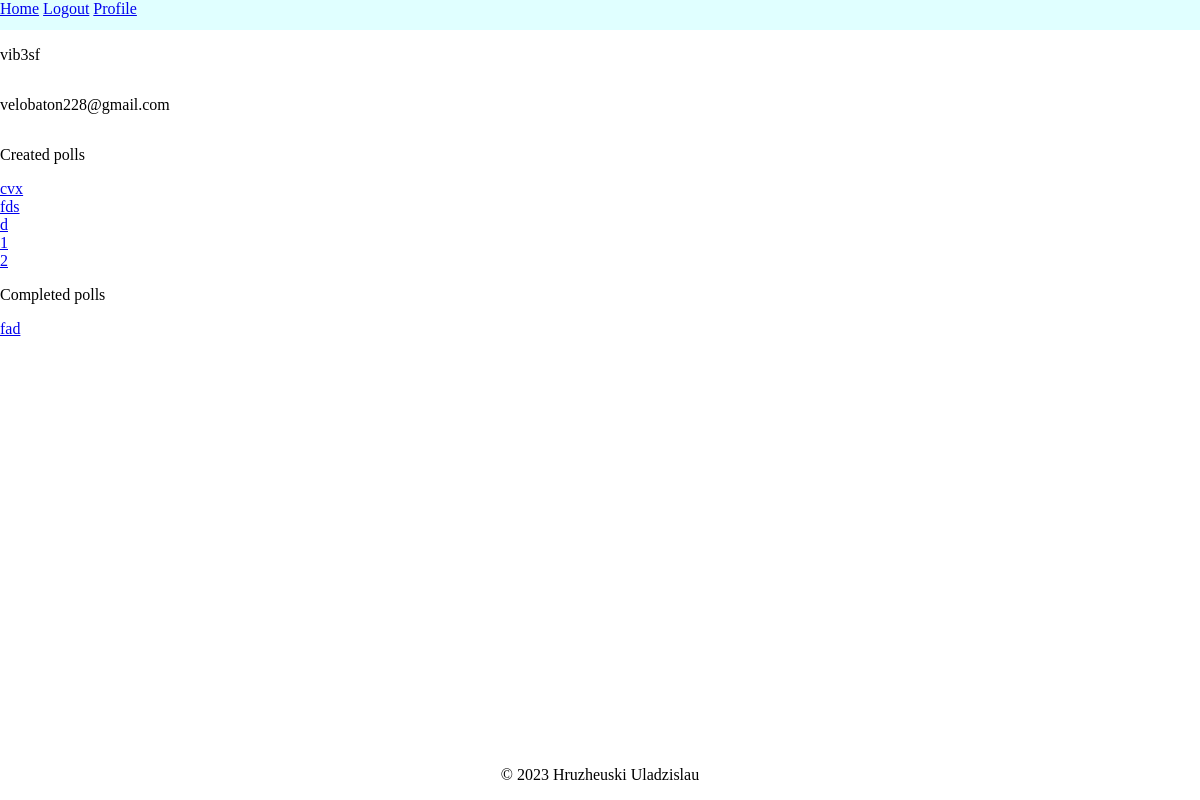
The page /profile/ (signed in) on the database as committed earlier.
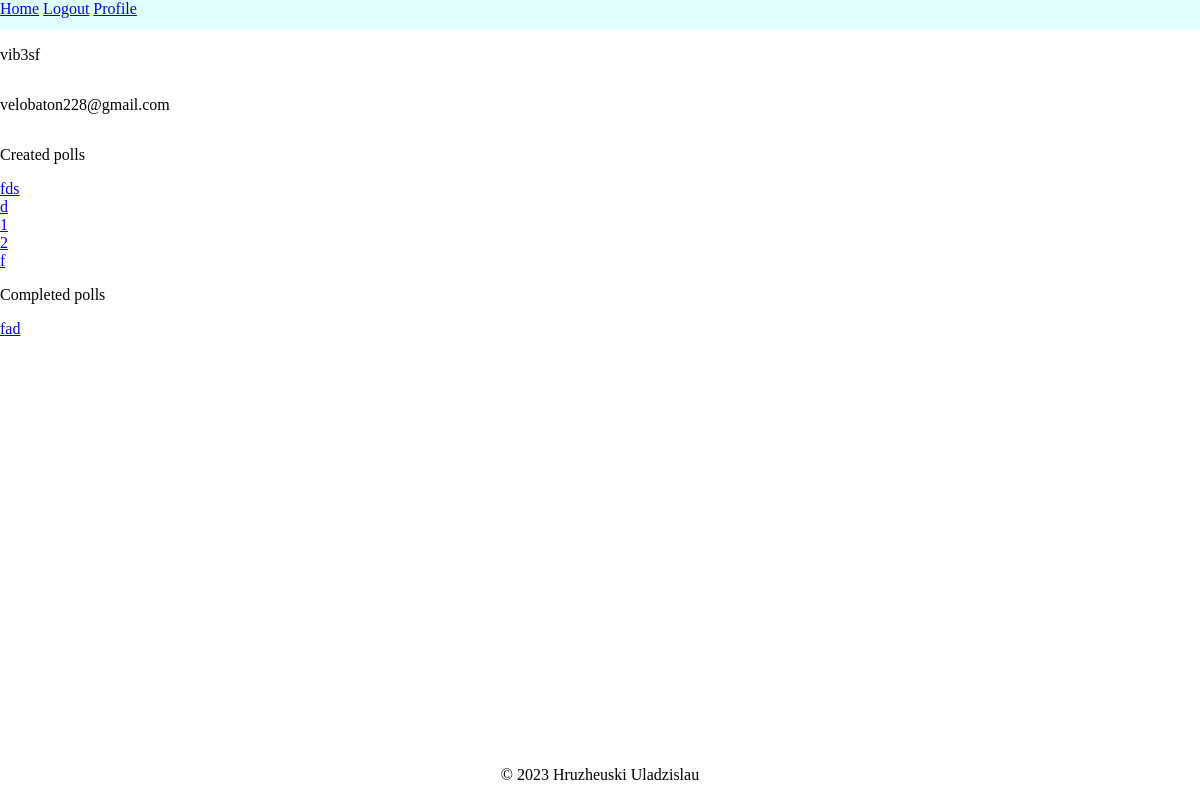
The same page on the database as committed later.
### polls/models.py (models this page shows, shortened)
class Poll(models.Model):
    title = models.CharField(max_length=200)
    description = models.TextField()
    creator = models.ForeignKey(User, on_delete=models.CASCADE)
    pub_date = models.DateTimeField(auto_now_add=True)
    can_revote = models.BooleanField()
    def get_absolute_url(self):
        return reverse('show_poll', kwargs={'poll_id': self.id})
    def __str__(self):
        return self.title

### users/views.py (the view)
# urls.py: path('profile/', Profile.as_view(), name='profile'),
@method_decorator(login_required, name="dispatch")
class Profile(TemplateView):
    template_name = "users/profile.html"
    model = Poll
    def get_context_data(self, *, object_list=None, **kwargs):
        context = super().get_context_data(**kwargs)
        user_polls = self.request.user.poll_set.all()
        completed_polls = Poll.objects.filter(
            question__choice__vote__voter=self.request.user,
            question__choice__vote__poll_finished=True
        ).distinct().exclude(id__in=user_polls)
        context.update({
            'user_polls': user_polls,
            'completed_polls': completed_polls
        })
        return context

### users/templates/users/profile.html
{% extends "polls/base.html" %}
{% block content %}
    <p> {{ user.username }}</p>
    <p> {{ user.email }}</p>
    <p>Created polls</p>
    {% for poll in user_polls %}
        <a href="{{ poll.get_absolute_url }}">{{ poll }}</a>
    {% endfor %}
    <p>Completed polls</p>
    {% for poll in completed_polls %}
        <a href="{{ poll.get_absolute_url }}">{{ poll }}</a>
    {% endfor %}
{% endblock content %}

### polls/templates/polls/base.html (shortened to what this page needs)
{% load static %}
<!DOCTYPE html>
<html lang="en">
<head>
    <link type="text/css" href="{% static 'polls/css/style.css' %}" rel="stylesheet">
</head>
<body>
<header class="site-header">
    <nav>
        <div class="navbar-nav">
            <a href="{% url 'home' %}">Home</a>
            {% if user.is_authenticated %}
                <a class="nav-item nav-link" href="{% url 'logout' %}">Logout</a>
                <a class="nav-item nav-link" href="{% url 'profile'  %}">Profile</a>
            {% else %}
                <a class="nav-item nav-link" href="{% url 'login' %}">Login</a>
                <a class="nav-item nav-link" href="{% url 'register' %}">Register</a>
            {% endif %}
        </div>
    </nav>
</header>
{% block content %}{% endblock %}
<footer class="foot">
    <p>&copy 2023 Hruzheuski Uladzislau</p>
</footer>
</body>
</html>

### polls/static/polls/css/style.css (style rules this page uses)
html, body { height: 100%; width: 100%; }
body { min-height: 100vh; margin:0; display:flex; flex-direction:column; }
header { min-height:30px; background:lightcyan; }
footer { min-height:50px; bottom: 0; text-align: center; margin-top: auto; }

Rows that differ between the two databases and show on the page:
removed Poll: title "cvx"
added Poll: title "f"
